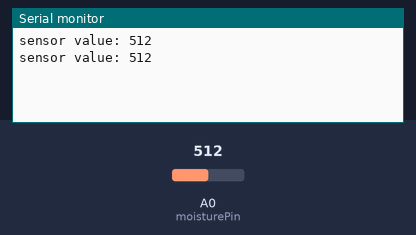
Simulated run of this sketch. Board: Arduino Uno, built with avr-gcc and run on an emulated ATmega328P. Shown: the last lines printed to the serial monitor. Inputs (shaded band) come from the test bench; at power-on: A0 (moisturePin) = 512.

Above: at 1.8 s.
1.9 s: A0 (moisturePin) set to 716
At 2.4 s:
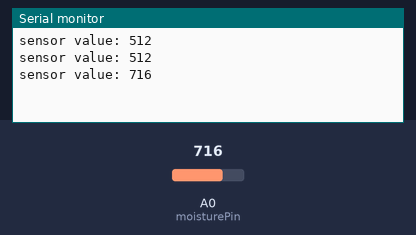
3.4 s: A0 (moisturePin) set to 900
At 4.8 s:
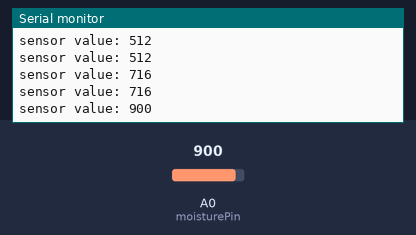
Timing chart, 0 to 6.4 s (numbered marks = the images above; inputs shaded):
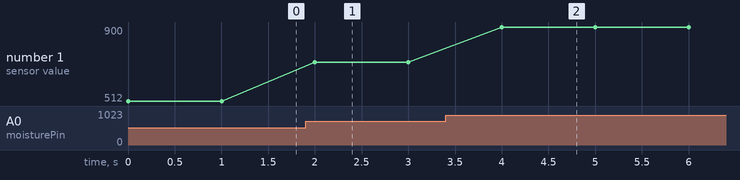

Measured:
- after the input at 1.9 s, the serial monitor: prints a new line after 0.10 s (image 1)
- after the input at 3.4 s, the serial monitor: prints a new line after 0.60 s (image 2)
- plotted number 1: 512 → 716 after the input at 1.9 s, 716 → 900 after the input at 3.4 s

The sketch:

testSensorValues.ino
```cpp
#define moisturePin A0 // A0 for moisture sensor data

int sensorRead = 0;

void setup() {
  // put your setup code here, to run once:
  pinMode(moisturePin,INPUT);

  Serial.begin(9600);
}

void loop() {
  // put your main code here, to run repeatedly:

  sensorRead = analogRead(moisturePin);

  Serial.print("sensor value: ");
  Serial.println(sensorRead);
  delay(1000);

}


float getMoisture() {
  //returns a float with 1 decimal representing the moisture percentage

  int sensorRead = analogRead(moisturePin);
  float moisture;

  //set maximum to 1000, greater means disconnected
  if(sensorRead >= 1000){
    moisture = 0.00;
  }else{
    moisture = (float)(1000 - sensorRead)/10.00;
  }

  return moisture;
}
```
